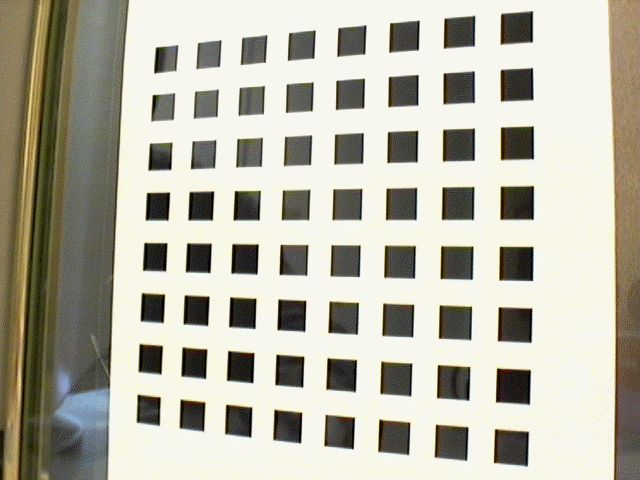
//> input picture P2/imagenes/Tablero1.jpg, 640 x 480 px
$ ./main   (built with g++ and OpenCV 4)
//> lines starting //> are read from the running program, lines starting //| are printed output that depends on the picture
### P2/Utils.cpp
#include <iostream>

#include <opencv2/core.hpp>

#include <opencv2/imgproc.hpp>
#include <opencv2/highgui.hpp>
#include <opencv2/calib3d.hpp>

#include "Utils.h"

#define _DEBUG 1
#define _RELEASE 0

#if _DEBUG
#define LOG_MESSAGE(x) std::cout << __FILE__ << " (" << __LINE__ << "): " << x << std::endl;
#else
#define LOG_MESSAGE(x)
#endif

// [36 lines left out: function normalize, not called in this run]

cv::Mat mu::dlt(const cv::Mat_<double> &p1, const cv::Mat_<double> &p2) {

    cv::Mat A(2 * p1.rows, 9, CV_64F);

    double *p = A.ptr<double>(0);

    //Compute A
    for (int i = 0; i < p1.rows; ++i) {
        // TODO: Put matrix from theory

        cv::Point2f pp1(p1(i, 0), p1(i, 1));
        cv::Point2f pp2(p2(i, 0), p2(i, 1));

        // first row
        *p++ = -pp1.x;
        *p++ = -pp1.y;
        *p++ = -1;
        *p++ = 0;
        *p++ = 0;
        *p++ = 0;
        *p++ = pp2.x * pp1.x;
        *p++ = pp2.x * pp1.y;
        *p++ = pp2.x;

        // second row
        *p++ = 0;
        *p++ = 0;
        *p++ = 0;
        *p++ = -pp1.x;
        *p++ = -pp1.y;
        *p++ = -1;
        *p++ = pp2.y * pp1.x;
        *p++ = pp2.y * pp1.y;
        *p++ = pp2.y;
    }

    cv::SVD svd(A, cv::SVD::MODIFY_A | cv::SVD::FULL_UV);
    cv::Mat Hn = svd.vt.row(8).reshape(0, 3); // H12

    return Hn;
}

void mu::runDetector(const cv::Mat &img1, const cv::Mat &img2, const std::string &detectorType, cv::Mat &descriptor1, cv::Mat &descriptor2, std::vector<cv::KeyPoint> &kp1, std::vector<cv::KeyPoint> &kp2) {

    /**
     * Notes on params for BRISK
     * With a threshold of 30, too many points are detected, we've have increased
     * this number up to 70 an seems to give good results, with octaves between 7 and 8.
     *
     * This detector seems to detect good match more vertically than ORB
     *
     * We pick 70,8
     */
    /**
     * Notes on params for ORB
     * ORB seems to work better with 13 octaves, and any number of nfeature, maybe with 1300 better
     * when nfeatures is 500, it is common to have failure matching.
     *
     * For this, we think a good param is 13 octaves, and above 1000 nfeatures
     *
     * We pick 1500, 8
     */

    cv::Ptr<cv::Feature2D> detector;

    if (detectorType == "BRISK") {
        detector = cv::BRISK::create(70, 8);
    } else if (detectorType == "ORB") {
        detector = cv::ORB::create(1500, 1.2f, 13);
    }

    detector->detectAndCompute(img1, cv::Mat(), kp1, descriptor1, false);
    detector->detectAndCompute(img2, cv::Mat(), kp2, descriptor2, false);

    if (_RELEASE) {
        cv::Mat result;
        cv::drawKeypoints(img1, kp1, result);

        cv::namedWindow(detectorType, cv::WINDOW_AUTOSIZE);
        cv::imshow(detectorType, result);
        cv::waitKey();

        cv::drawKeypoints(img2, kp2, result);
        cv::namedWindow(detectorType, cv::WINDOW_AUTOSIZE);
        cv::imshow(detectorType, result);
        cv::waitKey();
    }
}

// [229 lines left out: functions matching, myDrawMatches, goodMatches, composePanorama, composePanorama, not called in this run]

### P2/main.cpp
#include <stdio.h>
#include <iostream>
#include <iomanip>

#include <opencv2/imgproc.hpp>
#include <opencv2/highgui.hpp>
#include <opencv2/calib3d.hpp>
#include <opencv2/stitching.hpp>

#include "Utils.h"

#define _DEBUG 1
#define _RELEASE 0

#if _DEBUG
#define LOG_MESSAGE(x) std::cout << __FILE__ << " (" << __LINE__ << "): " << x << std::endl;
#else
#define LOG_MESSAGE(x)
#endif

#define MEASURE_TIME(x) {\
    auto startTime = cv::getTickCount(); \
    x;                                   \
    auto endTime = cv::getTickCount();   \
    std::cout << #x << " " << (endTime - startTime) * cv::getTickFrequency() << std::endl;\
    }

int main() {

    // Excersice 1
    cv::Mat img1 = cv::imread("./imagenes/Tablero1.jpg", cv::IMREAD_GRAYSCALE);
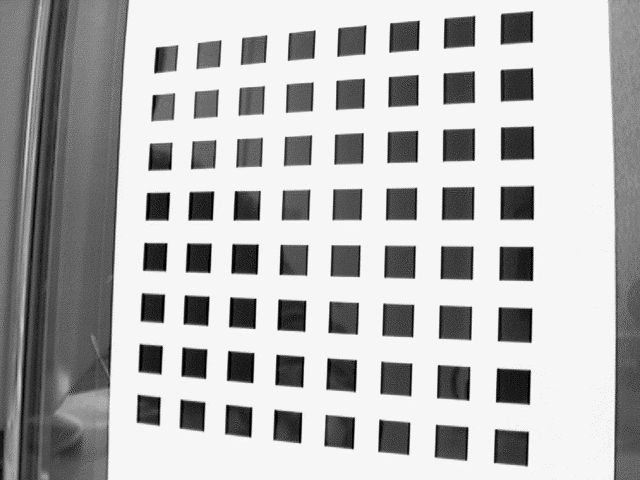
//> img1: 480 rows x 640 cols, CV_8UC1; min 0, max 255, mean 180.3
    cv::Mat img2 = cv::imread("./imagenes/Tablero2.jpg", cv::IMREAD_GRAYSCALE);
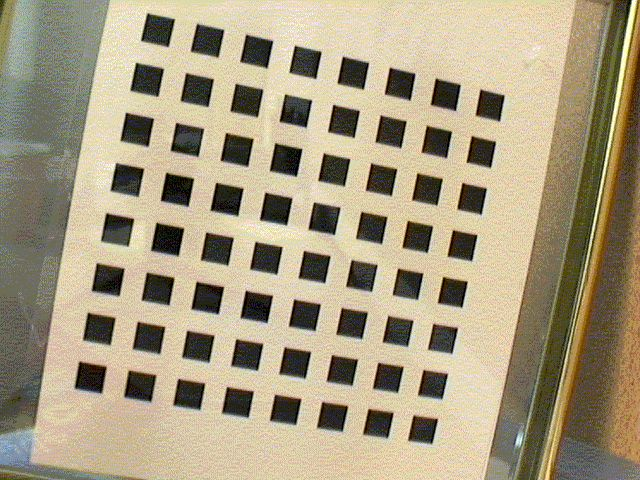
//> input picture P2/imagenes/Tablero2.jpg, 640 x 480 px
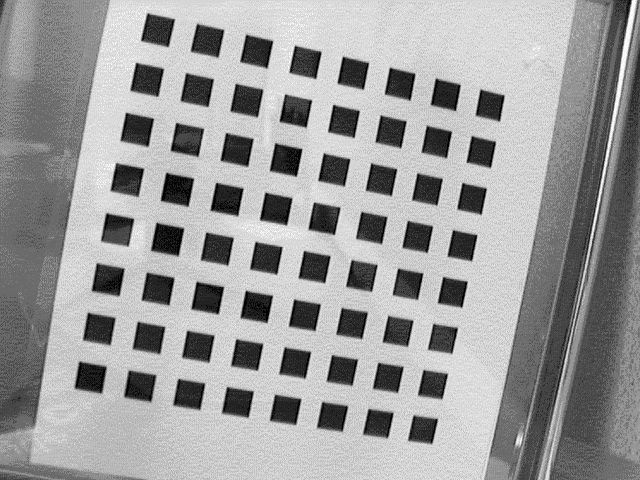
//> img2: 480 rows x 640 cols, CV_8UC1; min 0, max 255, mean 155.9

    // Manually pick points in the images to stablish correspondences
    cv::Mat_<double> p1(10,3);

    //      x               y               z
    p1(0) = 156;   p1(1) = 47;      p1(2) = 1;
    p1(3) = 532;   p1(4) = 13;      p1(5) = 1;
    p1(6) = 137;   p1(7) = 422;     p1(8) = 1;
    p1(9) = 527;   p1(10) = 465;    p1(11) = 1;
    p1(12) = 237;  p1(13) = 139;    p1(14) = 1;
    p1(15) = 416;  p1(16) = 131;    p1(17) = 1;
    p1(18) = 230;  p1(19) = 326;    p1(20) = 1;
    p1(21) = 412;  p1(22) = 335;    p1(23) = 1;
    p1(24) = 146;  p1(25) = 220;    p1(26) = 1;
    p1(27) = 533;  p1(28) = 219;    p1(29) = 1;

    cv::Mat_<double> p2(10,3);

    //      x               y               z
    p2(0) = 148;   p2(1) = 14;      p2(2)  = 1;
    p2(3) = 503;   p2(4) = 95;      p2(5)  = 1;
    p2(6) = 75;    p2(7) = 387;     p2(8)  = 1;
    p2(9) = 432;   p2(10)= 433;     p2(11) = 1;
    p2(12) = 226;  p2(13) = 134;    p2(14) = 1;
    p2(15) = 395;  p2(16) = 169;    p2(17) = 1;
    p2(18) = 192;  p2(19) = 308;    p2(20) = 1;
    p2(21) = 361;  p2(22) = 337;    p2(23) = 1;
    p2(24) = 111;  p2(25) = 190;    p2(26) = 1;
    p2(27) = 472;  p2(28) = 259;    p2(29) = 1;

    // Get a Homography
    cv::Mat H = mu::dlt(p1,p2);

    cv::Mat img3;
    cv::warpPerspective(img1, img3, H, img1.size());
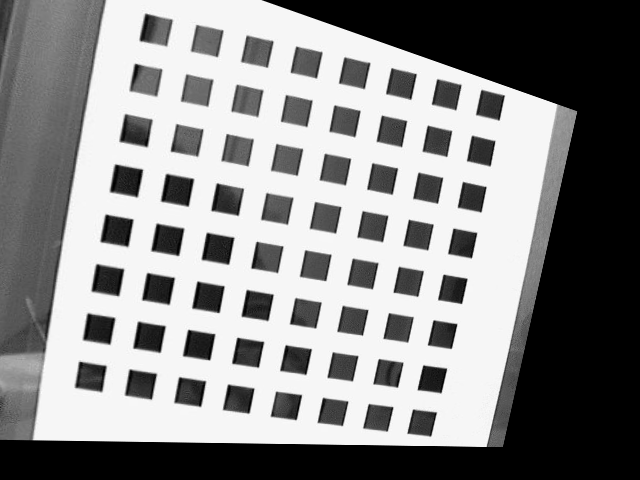
//> img3: 480 rows x 640 cols, CV_8UC1; min 0, max 255, mean 137

    if (_RELEASE) {
        cv::imshow("Original", img1);
        cv::waitKey(0);
        cv::imshow("Projection", img2);
        cv::waitKey(0);
        cv::imshow("WarpPerspectivr", img3);
        cv::waitKey(0);
    }


    // Pick points again, this time very close together
    p1(0) = 139;   p1(1) = 344;     p1(2) = 1;
    p1(3) = 139;   p1(4) = 371;     p1(5) = 1;
    p1(6) = 162;   p1(7) = 346;     p1(8) = 1;
    p1(9) = 161;   p1(10) = 373;    p1(11) = 1;
    p1(12) = 138;  p1(13) = 395;    p1(14) = 1;
    p1(15) = 137;  p1(16) = 422;    p1(17) = 1;
    p1(18) = 159;  p1(19) = 397;    p1(20) = 1;
    p1(21) = 159;  p1(22) = 425;    p1(23) = 1;
    p1(24) = 180;  p1(25) = 400;    p1(26) = 1;
    p1(27) = 180;  p1(28) = 427;    p1(29) = 1;

    p2(0) = 88;    p2(1) = 314;     p2(2)  = 1;
    p2(3) = 83;    p2(4) = 339;     p2(5)  = 1;
    p2(6) = 114;   p2(7) = 318;     p2(8)  = 1;
    p2(9) = 109;   p2(10)= 344;     p2(11) = 1;
    p2(12) = 79;   p2(13) = 362;    p2(14) = 1;
    p2(15) = 75;   p2(16) = 388;    p2(17) = 1;
    p2(18) = 104;  p2(19) = 367;    p2(20) = 1;
    p2(21) = 102;  p2(22) = 392;    p2(23) = 1;
    p2(24) = 129;  p2(25) = 371;    p2(26) = 1;
    p2(27) = 124;  p2(28) = 396;    p2(29) = 1;

    // EXERCISE 2
    img1 = cv::imread("./imagenes/Yosemite1.jpg", cv::IMREAD_GRAYSCALE);
//> Yosemite1.jpg cannot be read in this run, so this picture is empty
    img2 = cv::imread("./imagenes/Yosemite2.jpg", cv::IMREAD_GRAYSCALE);
//> Yosemite2.jpg cannot be read in this run, so this picture is empty

    std::vector<cv::KeyPoint> keypoints1, keypoints2;
    cv::Mat descriptors1, descriptors2;

    mu::runDetector(img1, img2, "BRISK", descriptors1, descriptors2, keypoints1, keypoints2);
//> (the run ends here: the program stops with an error, at `detector->detectAndCompute(img1, cv::Mat(), kp1, descriptor1, false);`)
